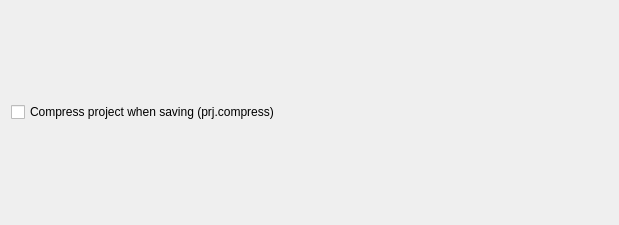
<?xml version="1.0" encoding="UTF-8"?>
<ui version="4.0">
 <class>RizinOptionsWidget</class>
 <widget class="QWidget" name="RizinOptionsWidget">
 <property name="geometry">
   <rect>
    <x>0</x>
    <y>0</y>
    <width>619</width>
    <height>225</height>
   </rect>
  </property>
  <property name="windowTitle">
   <string>Rizin</string>
  </property>
  <layout class="QVBoxLayout" name="verticalLayout">
   <item>
    <widget class="QCheckBox" name="compressProjectCheckBox">
     <property name="text">
      <string>Compress project when saving (prj.compress)</string>
     </property>
    </widget>
   </item>
  </layout>
 </widget>
 <resources/>
 <connections/>
</ui>
